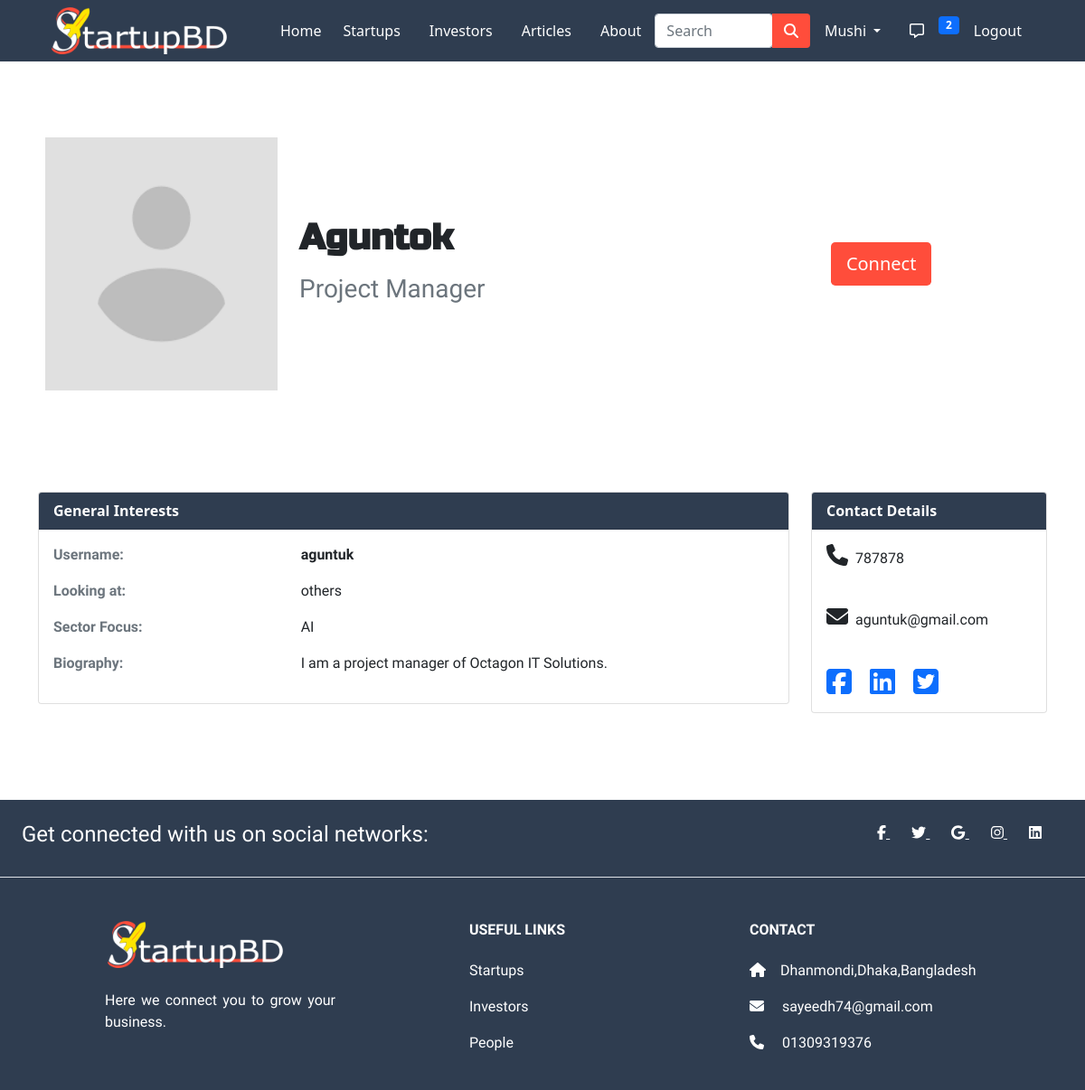
Screenshot of /customer_profile/1/ (signed in) with the database file from the repository.
### app/models.py (models this page shows, shortened)
class User(AbstractUser):
  is_customer = models.BooleanField(default=False)
  is_investor = models.BooleanField(default=False)
  is_startup = models.BooleanField(default=False)

class CustomerInfo(models.Model):
  user = models.ForeignKey(settings.AUTH_USER_MODEL, on_delete=models.CASCADE)
  name = models.CharField(max_length=100)
  biography=models.TextField(max_length=500,blank=True,null=True)
  email = models.EmailField(max_length=100, blank=True, null=True)
  mobile = models.CharField(max_length=20,blank=True,null=True)
  profession = models.CharField(max_length=50,blank=True,null=True)
  looking_at = models.CharField(choices=LOOK_CHOICES, max_length=100, null=True, blank=True)
  sector = models.CharField(max_length=100, choices=SECTOR,blank=True, null=True)
  image = models.ImageField(upload_to='images/',null=True,blank=True)
  facebook_link = models.URLField(blank=True)
  linkedin_link = models.URLField(blank=True)
  twitter_link = models.URLField(blank=True)

### app/views.py (the view)
# urls.py: path('customer_profile/<int:pk>/',views.customer_profile,name='customer_profile'),
def customer_profile(request,pk):
  customer = CustomerInfo.objects.get(pk=pk)
  return render(request, 'app/customer_profile.html',{'customer':customer})

### app/templatetags/custom_tags.py (called while the page is built)
@register.inclusion_tag('app/show_notifications.html', takes_context=True)
def show_notifications(context):
	request_user = context['request'].user
	notifications = Notification.objects.filter(
		to_user=request_user).exclude(user_has_seen=True).order_by('-date')
	return {'notifications': notifications}

### app/templates/app/customer_profile.html (shortened to what this page needs)
{% extends 'app/base.html' %}
{% load static %}
{% block main-content %}
<div class="container my-5" style="padding-top: 40px;">
  <div class="row">
    <div class="col-md-12">
      <div class="card flex-row  mt-5" style="border: none;">
        <div class="card-body row px-2 align-items-center">
          <div class="col-md-3">
            {% if customer.image %}
            <img src="{{ customer.image.url }}" width="100%" height="280px" alt="No images">
            {% else %}
            <img src="{% static 'app/images/banner1/images.png' %}" width="100%" height="280px" alt="No Image">
            {% endif %}
          </div>
          <div class="col-md-5">
            <h4 class="card-title">
              <h1><b>{{customer.name}}</b></h1>
            </h4>
            <p class="card-text">
            <h3 class="text-muted">{{customer.profession}}</h3>
            </p>
          </div>
          {% if customer.user.id == request.user.id %}
          <div class="col-md-4 text-center">
            <div class="flex-row">
              <a href="{% url 'customer-form' customer.id %}" class="btn btn-lg" style="background-color: #FF4D3B; color: white;">Update Profile</a>
            </div>
          </div>
          {% elif request.user.is_authenticated %}
          <div class="col-md-4 text-center">
            <div class="flex-row btn-styled">
              <a href="{% url 'create-thread' %}" class="btn btn-lg" style="background-color: #FF4D3B; color: white;">Connect</a>
            </div>
          </div>
          {% else %}
          <div class="col-md-4 text-center">
            <div class="flex-row btn-styled">
              <a href="{% url 'login' %}" class="btn btn-lg" style="background-color: #FF4D3B; color: white;">Login or signup to Connect</a>
            </div>
          </div>
          {% endif %}
        </div>
      </div>
    </div>
  </div>
</div> <br> <br>
<div class="container mb-5">
  <div class="row">
    <div class="col-md-9">
      <div class="card ">
        <div class="card-header" style="background-color: #2F3D50; color: white;" color: white;"><b> General Interests</b></div>
        <div class="card-body">
          <div class="row">
            <div class="col-4 text-muted">
              <p><b> Username:</b></p>
            </div>
            <div class="col-6">
              <p><b> {{customer.user.username}}</b></p>
            </div>
          </div>
          <div class="row">
            <div class="col-4 text-muted">
              <p><b> Looking at:</b></p>
            </div>
            <div class="col-6">
              <p>{{customer.looking_at}}</p>
            </div>
          </div>
          <div class="row">
            <div class="col-4 text-muted">
              <p><b> Sector Focus:</b></p>
            </div>
            <div class="col-6">
              <p>{{customer.sector}}</p>
            </div>
          </div>
          <div class="row">
            <div class="col-4 text-muted">
              <p><b> Biography:</b></p>
            </div>
            <div class="col-6">
              <p>{{customer.biography}}</p>
            </div>
          </div>
        </div>
      </div>
    </div>
    <div class="col-md-3">
      <div class="card">
        <div class="card-header" style="background-color: #2F3D50; color: white;" color: white;">
          <b>Contact Details</b>
        </div>
        <div class="card-body">
          <p><i style="font-size:24px" class="fa me-1">&#xf095;</i> {{customer.mobile}}</p>
          <br>
          <p><i style="font-size:24px" class="fa me-1">&#xf0e0;</i> {{customer.email}}</p>
          <br>
          <a href="{{customer.facebook_link}}" id="link"><i class="fab fa-facebook-square fa-2x"></i></a>
          <a class="mx-3" id="link" href="{{customer.linkedin_link}}"><i class="fab fa-linkedin fa-2x"></i></a>
          <a href="{{customer.twitter_link}}" id="link"><i class="fab fa-twitter-square fa-2x"></i></a>
        </div>
      </div>
    </div>
  </div>
</div>
<br><br>
{% endblock main-content %}

### app/templates/app/base.html (shortened to what this page needs)
<!doctype html>
{% load static %}
{% load custom_tags %}
<html lang="en">
<head>
  <link rel="stylesheet" href="{% static 'app/css/style.css' %}">
  <link href="https://cdn.jsdelivr.net/npm/bootstrap@5.0.0-beta1/dist/css/bootstrap.min.css" rel="stylesheet"
>
  <link rel="stylesheet" href="https://stackpath.bootstrapcdn.com/font-awesome/4.7.0/css/font-awesome.min.css">
  <link rel="stylesheet" href="{% static 'app/css/owl.carousel.min.css' %}">
  <link rel="stylesheet" href="{% static 'app/css/all.min.css' %}">
  <link rel="stylesheet" href="https://cdnjs.cloudflare.com/ajax/libs/animate.css/3.7.2/animate.css">
</head>
<body>
  <section>
    <div class="row">
      <div class="col-sm-12 col-md-12 col-lg-12">
        <nav id="nav" class="navbar navbar-expand-lg navbar-dark fixed-top" style="background-color: #2F3D50;">
          <div class="container">
            <a href="/"><img src="{% static 'app/images/logo1/Logo-final-2-01.png' %}" class="me-5" width="200px" height="auto" alt=""></a>
            <div class="collapse navbar-collapse" id="navbarSupportedContent">
              <ul class="navbar-nav me-auto mb-2 mb-lg-0">
                <li class="nav-item">
                  <a class="nav-link active" aria-current="page" href="/">Home</a>
                </li>
                <li class="nav-item mx-2">
                  <a href="{% url 'startup_home' %}" class="nav-link">Startups</a>
                </li>
                <li class="nav-item mx-2">
                  <a href="{% url 'investor_home' %}" class="nav-link">Investors</a>
                </li>
                <li class="nav-item mx-2">
                  <a href="{% url 'article' %}" class="nav-link">Articles</a>
                </li>
                <li class="nav-item mx-2">
                  <a href="{% url 'about' %}" class="nav-link">About</a>
                </li>
              </ul>
              <form class="d-flex input-group w-auto" method="POST" action="{% url 'search_list' %}">
                <input type="search" class="form-control rounded" name="q" placeholder="Search" aria-label="Search"
                  aria-describedby="search-addon" />
                <button type="submit" class="btn" style="background-color:#FF4D3B;"><i class="fas fa-search"
                    style="color: white;"></i></button>
              </form>
              <div>
                <ul class="navbar-nav me-auto mb-2 mb-lg-0">
                  {% if request.user.is_authenticated %}
                  <li class="nav-item dropdown mx-2">
                    <a class="nav-link dropdown-toggle" href="#" id="profileDropdown" role="button"
                      data-bs-toggle="dropdown" aria-expanded="false">
                      {{request.user.username|capfirst}}
                    </a>
                  </li>
                  <li class="nav-item mx-2">
                    <a href="{% url 'inbox' %}" class="nav-link"><i class="far fa-comment-alt "></i></a>
                  </li>
                  <li class="nav-item">
                    <div class="nav-item">
                      {% show_notifications %}
                    </div>
                  </li>
                  <li class="nav-item mx-2">
                    <a href="{% url 'logout' %}" class="nav-link">Logout</a>
                  </li>
                  {% endif %}
                </ul>
              </div>
            </div>
          </div>
        </nav>
      </div>
    </div>
  </section>
  {% block main-content %} {% endblock main-content %}
  <section>
    <div>
      <div class="row">
        <div class="col-md-12">
          <footer class=" text-center text-lg-start text-white" style="background-color: #2F3D50;">
            <div class="d-flex justify-content-center justify-content-lg-between p-4 border-bottom">
              <div class="me-5 d-none d-lg-block">
                <span>
                  <h4>Get connected with us on social networks:</h4>
                </span>
              </div>
              <div class="icons">
                <a href="" class="me-4 text-reset">
                  <i class="fab fa-facebook-f"></i>
                </a>
                <a href="" class="me-4 text-reset">
                  <i class="fab fa-twitter"></i>
                </a>
                <a href="" class="me-4 text-reset">
                  <i class="fab fa-google"></i>
                </a>
                <a href="" class="me-4 text-reset">
                  <i class="fab fa-instagram"></i>
                </a>
                <a href="" class="me-4 text-reset">
                  <i class="fab fa-linkedin"></i>
                </a>
              </div>
            </div>
            <div class="">
              <div class="container text-center text-md-start mt-5">
                <div class="row mt-3">
                  <div class="col-md-3 col-lg-4 col-xl-3 mx-auto mb-4">
                    <h4 class="text-uppercase fw-bold mb-4">
                      <img src="{% static 'app/images/logo/Logo-final-2-01.png' %}" width="200px" height="auto" alt="">
                    </h4>
                    <p>
                      Here we connect you to grow your business.
                    </p>
                  </div>
                  <div class="col-md-3 col-lg-2 col-xl-2 mx-auto mb-4 links">
                    <h6 class="text-uppercase fw-bold mb-4">
                      Useful links
                    </h6>
                    <p>
                      <a href="{% url 'startup_home' %}" style="text-decoration: none;" class="text-reset">Startups</a>
                    </p>
                    <p>
                      <a href="{% url 'investor_home' %}" style="text-decoration: none;"
                        class="text-reset">Investors</a>
                    </p>
                    <p>
                      <a href="{% url 'customer_home' %}" style="text-decoration: none;" class="text-reset">People</a>
                    </p>
                  </div>
                  <div class="col-md-4 col-lg-3 col-xl-3 mx-auto mb-md-0 mb-4">
                    <h6 class="text-uppercase fw-bold mb-4">
                      Contact
                    </h6>
                    <p><i class="fas fa-home me-3"></i>Dhanmondi,Dhaka,Bangladesh</p>
                    <p>
                      <i class="fas fa-envelope me-3"></i>
                      sayeedh74@gmail.com
                    </p>
                    <p><i class="fas fa-phone me-3"></i> 01309319376</p>
                  </div>
                </div>
              </div>
            </div>
          </footer>
        </div>
      </div>
    </div>
  </section>
</body>
</html>

### app/templates/app/base.html (style rules this page uses)
html, body { margin: 0; padding: 0; scroll-behavior: smooth; }
h1, h2 { font-family: 'Russo One', sans-serif; }
h3, h4, h5, h6, p { font-family: 'Lexend', sans-serif; text-align: justify; }
.nav-link { color: white; transition: all .5s ease-in-out; }
.btn-styled a, .btn-styled button, .btn-styled .btn { background-color: #FF4D3B !important; color: white; transition: .5s ease !important; }
#nav a { color: white; }
.icons a, .links a { color: white; transition: .5s ease !important; }

### app/templates/app/show_notifications.html (style rules this page uses)
.dropdown { position: relative; display: inline-block; }

### rows the page displays
User: user.username "Mushi"
CustomerInfo: image (picture), name "Aguntok", profession "Project Manager", user.username "aguntuk", looking_at "others", sector "AI", biography "I am a project manager of Octagon IT Solutions.", mobile "787878", email "aguntuk@gmail.com"

### other values shown
{{ notifications.count }} "2"
